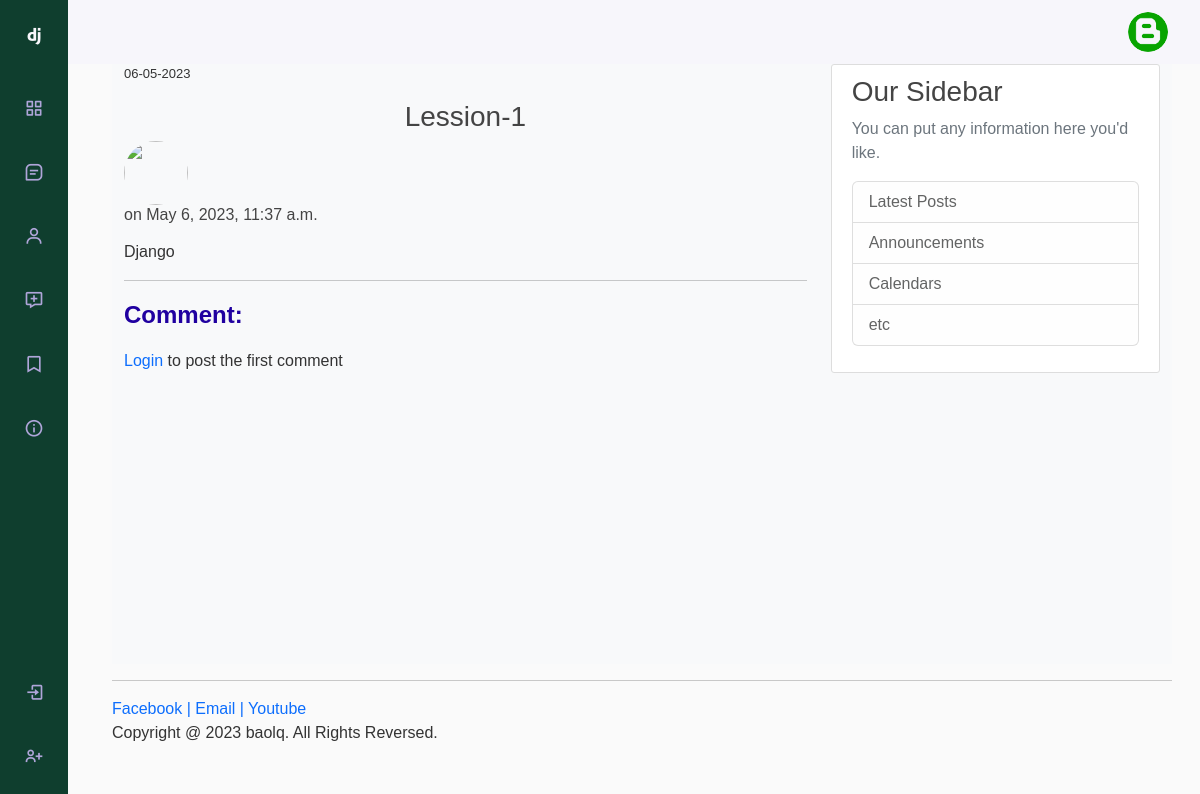
The page /blog/post/1/ on the database as committed earlier.
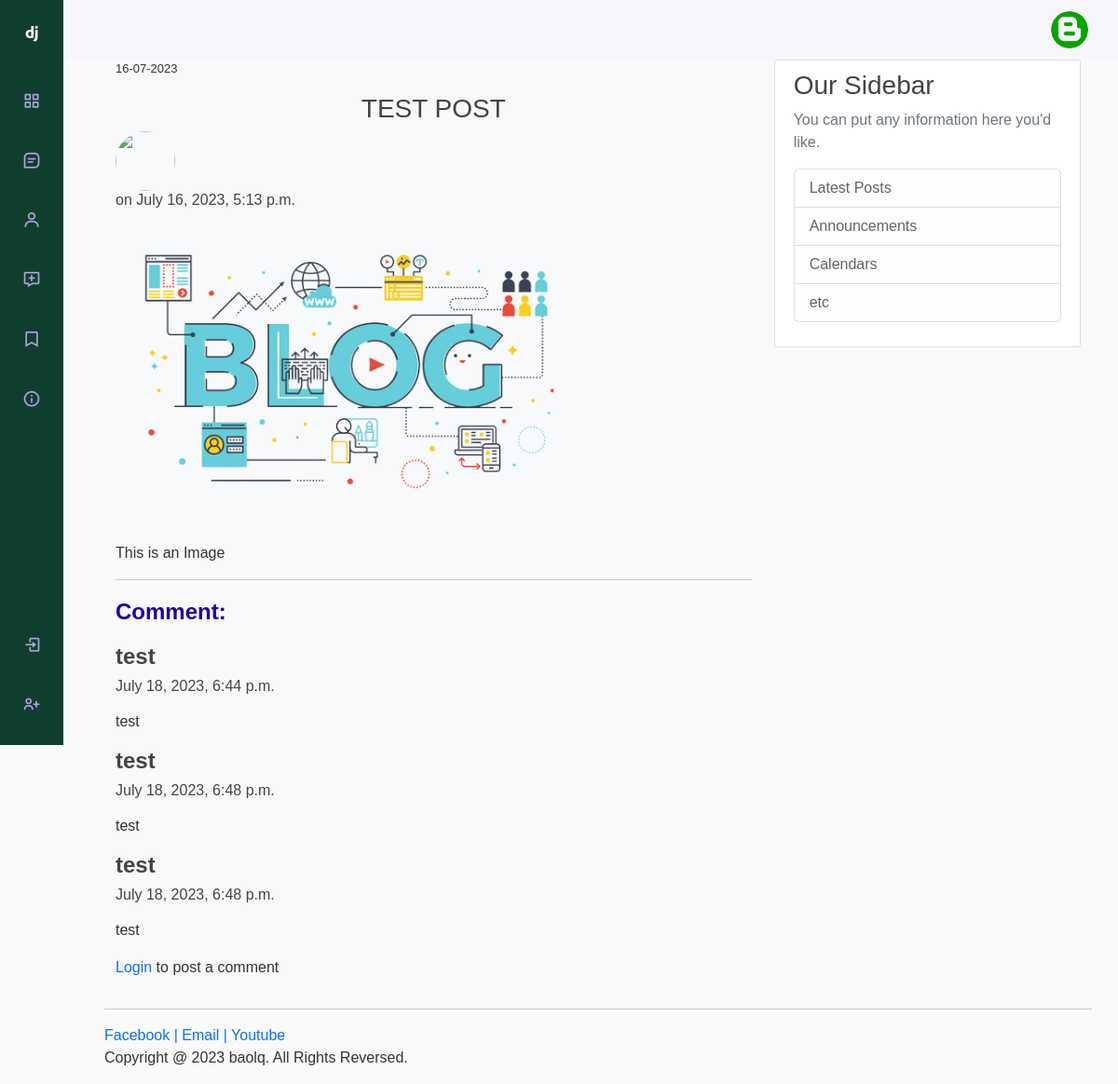
The same page on the database as committed later.
### blog/models.py (models this page shows, shortened)
class Post(models.Model):
    title = models.CharField(max_length=100)
    author = models.ForeignKey(settings.AUTH_USER_MODEL, default=1, on_delete=models.CASCADE, related_name='blog_post')
    body = models.TextField()
    image = models.ImageField(null=True, blank=True, upload_to = "images/")
    date = models.DateTimeField(auto_now_add=True)

class Comment(models.Model):
    post = models.ForeignKey(Post, on_delete=models.CASCADE, related_name='comments')
    author = models.ForeignKey(settings.AUTH_USER_MODEL, on_delete=models.CASCADE)
    body = models.TextField()
    date = models.DateTimeField(auto_now_add=True)

### blog/views.py (the view)
# urls.py: path('post/<int:pk>/', views.PostDetailView, name='post'),       #----------------------- Normal view controller + Comment Form
def PostDetailView(request, pk):        #------------------------------ function-base view + comment form
    post = get_object_or_404(Post, pk=pk)
    if request.method == "POST":
        form = CommentForm(request.POST, request.FILES, author=request.user, post=post)
        if form.is_valid():
            form.save()
            return HttpResponseRedirect(request.path)
    else:
        form = CommentForm()
    return render(request, 'blogs/post.html', {'post': post, 'form':form})

### blog/templates/blogs/post.html (shortened to what this page needs)
{% extends 'pages/base.html' %}
{% block content %}
    <p style="font-size: small;">{{post.date|date:"d-m-Y"}}</p>
    <center><h3>{{post.title}}</h3></center>
    <img class="rounded_circle" src="{{ post.author.profile.image.url }}">
    <h6>on {{post.date}} </h6>
    {% if post.image %}
        <img src="{{ post.image.url }}" width="500px" height="auto">
    {% endif %}
    <p class="article-content">{{post.body|safe|linebreaks}}</p>
    <hr>
    <p class="comment"><label>Comment:</label></p>
    {% if post.comments.all %}
        {% for comment in post.comments.all %}
            <h4><strong>{{comment.author}}</strong></h4>
            <h6><p>{{comment.date}}</p></h6>
            <p>{{comment.body|linebreaks}}</p>
        {% endfor %}
        {% if user.username %}
            <form action="{% url 'post' post.id %}" method="POST">
                {% csrf_token %}
                {{form.body}}
                <br>
                <input class="btn pag-btn" type="submit" value="Bình luận"/>
            </form>
        {% else %}
            <p><a href="{% url 'login' %}">Login</a> to post a comment</p>
        {% endif %}
    {% else %}
        {% if user.username %}
            <form action="{% url 'post' post.id %}" method="POST">
                {% csrf_token %}
                <p>Be the first to comment</p>
                {{form.body}}
                <br>
                <input class="btn pag-btn" type="submit" value="Bình luận"/>
            </form>
        {% else %}
            <p><a href="{% url 'login' %}">Login</a> to post the first comment</p>
        {% endif %}
    {% endif %}
{% endblock content %}

Rows that differ between the two databases and show on the page:
changed Post: date "06-05-2023" → "16-07-2023"; title "Lession-1" → "TEST POST"; date "May 6, 2023, 11:37 a.m." → "July 16, 2023, 5:13 p.m."; image: picture added; body "Django" → "This is an Image"
added Comment: author "test", date "July 18, 2023, 6:44 p.m.", body "test"
added Comment: author "test", date "July 18, 2023, 6:48 p.m.", body "test"
added Comment: author "test", date "July 18, 2023, 6:48 p.m.", body "test"
Other text that changed with them:
text no longer shown: "to post the first comment"
text now shown: "to post a comment"
